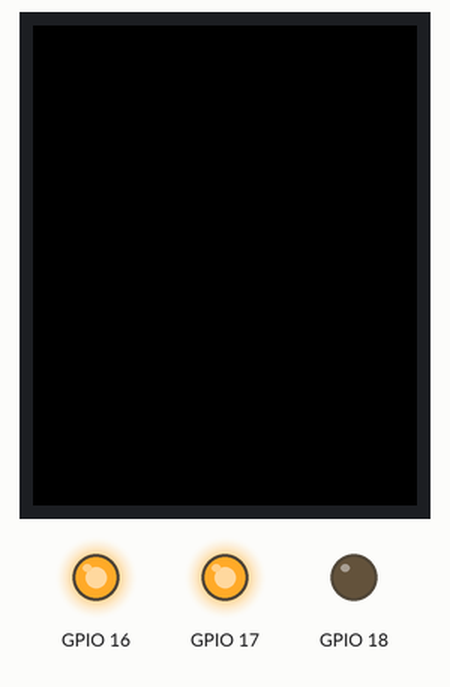
This program was run on a simulated ESP32 board running MicroPython. Shown: 128×160 colour display, output pins drawn as LEDs (lit = HIGH). Library files of the repository ran but are not shown: adafruit_st7735r.py; pins used as bus, display or sensor lines are not drawn. At 0.0 s the program stops and its outputs stay as they are.

Above: at 0.1 s.
Timing chart, 0 to 1.5 s (numbered marks = the images above):
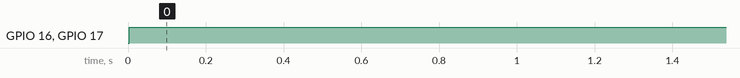

The program:

main_st7735r.py
```python
import machine
import adafruit_st7735r

tft = adafruit_st7735r.TFT(machine.SPI(2, baudrate=20000000, polarity=0, phase=0, sck=machine.Pin(33), mosi=machine.Pin(32)), 16, 17, 18)
tft.init_7735(adafruit_st7735r.TFT.BLACK)
tft.fill(adafruit_st7735r.TFT.RED)
```

Measured:
- by itself, GPIO 16, GPIO 17: LOW → HIGH at 0.00 s
